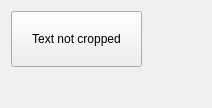
<?xml version="1.0" encoding="UTF-8"?>
<ui version="4.0">
 <class>Form</class>
 <widget class="QWidget" name="Form">
  <property name="geometry">
   <rect>
    <x>0</x>
    <y>0</y>
    <width>212</width>
    <height>108</height>
   </rect>
  </property>
  <property name="windowTitle">
   <string>Form</string>
  </property>
  <property name="styleSheet">
   <string notr="true">QPushButton { padding: 20px; }</string>
  </property>
  <layout class="QGridLayout" name="gridLayout">
   <item row="0" column="0">
    <widget class="QPushButton" name="pushButton">
     <property name="text">
      <string>Text not cropped</string>
     </property>
    </widget>
   </item>
   <item row="0" column="1">
    <spacer name="horizontalSpacer">
     <property name="orientation">
      <enum>Qt::Horizontal</enum>
     </property>
     <property name="sizeHint" stdset="0">
      <size>
       <width>258</width>
       <height>20</height>
      </size>
     </property>
    </spacer>
   </item>
   <item row="1" column="0">
    <spacer name="verticalSpacer">
     <property name="orientation">
      <enum>Qt::Vertical</enum>
     </property>
     <property name="sizeHint" stdset="0">
      <size>
       <width>20</width>
       <height>218</height>
      </size>
     </property>
    </spacer>
   </item>
  </layout>
 </widget>
 <resources/>
 <connections/>
</ui>
